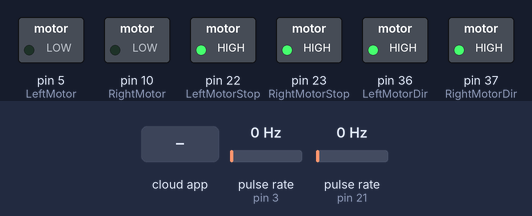
Simulated run of this sketch. Board: Arduino Mega 2560, built with avr-gcc and run on an emulated ATmega2560. On the bench: switched loads named in the sketch (green lamp = pin HIGH). Wiring (inferred from the names in the program): 2 × pulse sensor: data pin 3 / data pin 21. The inputs (shaded band) are chosen by the test bench; at power-on: pulse rate (sensors on pin 3, pin 21) 0 Hz. The ROS host is connected and sends only what is stated.

Above: at 1.2 s.
1.3 s: the phone or cloud app sets linear.x to -100
At 2.0 s:
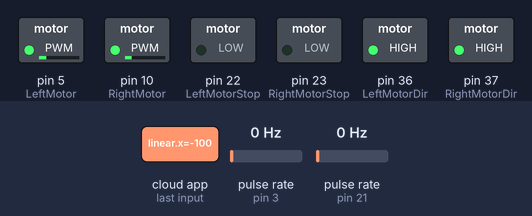
3.0 s: the phone or cloud app sets linear.x to 0
At 4.2 s:
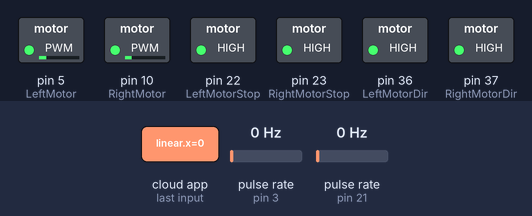
4.5 s: the phone or cloud app sets angular.z to -100
At 5.4 s:
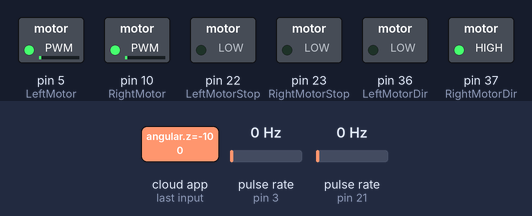
6.0 s: the phone or cloud app sets angular.z to 0
At 6.6 s:
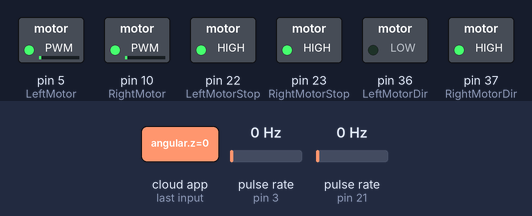
7.5 s: the phone or cloud app sets linear.x to 100
At 7.8 s:
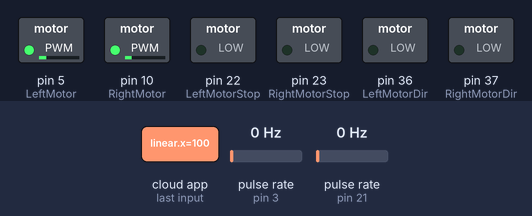
9.0 s: the phone or cloud app sets linear.x to 0
At 10.1 s:
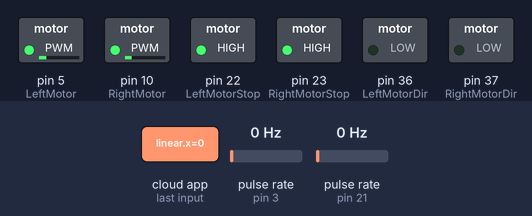
Timing chart, 0 to 11.5 s (numbered marks = the images above; inputs shaded):
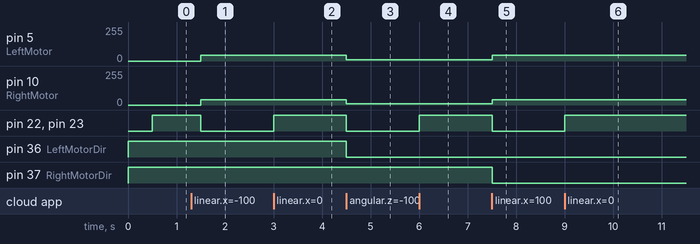

Measured:
- after the input at 1.3 s, pin 5 (LeftMotor): 0/255 → 45/255 after 0.20 s; pin 10 (RightMotor): 0/255 → 41/255 after 0.20 s; pin 22 (LeftMotorStop), pin 23 (RightMotorStop): HIGH → LOW after 0.20 s
- after the input at 3.0 s, pin 22 (LeftMotorStop), pin 23 (RightMotorStop): LOW → HIGH at once
- after the input at 4.5 s, pin 5 (LeftMotor): 45/255 → 9/255 at once; pin 10 (RightMotor): 41/255 → 8/255 at once; pin 22 (LeftMotorStop), pin 23 (RightMotorStop), pin 36 (LeftMotorDir): HIGH → LOW at once
- after the input at 6.0 s, pin 22 (LeftMotorStop), pin 23 (RightMotorStop): LOW → HIGH at once
- after the input at 7.5 s, pin 5 (LeftMotor): 9/255 → 45/255 at once; pin 10 (RightMotor): 8/255 → 41/255 at once; pin 22 (LeftMotorStop), pin 23 (RightMotorStop), pin 37 (RightMotorDir): HIGH → LOW at once
- after the input at 9.0 s, pin 22 (LeftMotorStop), pin 23 (RightMotorStop): LOW → HIGH at once

The sketch:

sero_code_suhail.ino
```cpp
#if (ARDUINO >= 100)
 #include <Arduino.h>
#else
 #include <WProgram.h>
#endif
#include <ros.h>
#include <geometry_msgs/Vector3Stamped.h>
#include <geometry_msgs/Twist.h>
#include <ros/time.h>

#include "robot_specs.h"

#define LeftMotor  5
#define LeftMotorDir  36
#define LeftMotorStop 22


#define RightMotor  10
#define RightMotorDir  37
#define RightMotorStop 23

#define LOOPTIME        100   // PID loop time(ms)
#define SMOOTH      10

#define sign(x) (x > 0) - (x < 0)

#define FORWARD 1
#define BACKWARD 2
#define STOP 0

int direcLeft=0;
int direcRight=0;


ros::NodeHandle nh;


unsigned long lastMilli = 0;       // loop timing
unsigned long lastMilliPub = 0;

long long rpm_req1 = 0;
double rpm_req2 = 0;

long long rpm_act1 = 0;
long long rpm_act2 = 0;

long long t1_l=0;

int leftEncoder=3;
int rightEncoder=21;


double rpm_req1_smoothed = 0;
double rpm_req2_smoothed = 0;

int directionLeft = FORWARD;
int directionRight = FORWARD;


int PWM_val1 = 0;
int PWM_val2 = 0;

volatile long count1 = 0;          // rev counter
volatile long count2 = 0;

long countAnt1 = 0;
long countAnt2 = 0;

//float Kp =   0.5;
//float Kd =   0;
//float Ki =   0;


int flagL=0 , flagR=0 , fl , fr;


void handle_cmd( const geometry_msgs::Twist& cmd_msg)
{
  double x = cmd_msg.linear.x;
  double z = cmd_msg.angular.z;
  if (z == 0)
  {     // go straight
    // convert m/s to rpm
    rpm_req1 = x*60/(pi*wheel_diameter);
    rpm_req2 = rpm_req1;
  }
  else if (x == 0)
  {
    // convert rad/s to rpm
    rpm_req2 = z*track_width*60/(wheel_diameter*pi*2);
    rpm_req1 = -rpm_req2;
  }
  else
  {
    rpm_req1 = x*60/(pi*wheel_diameter)-z*track_width*60/(wheel_diameter*pi*2);
    rpm_req2 = x*60/(pi*wheel_diameter)+z*track_width*60/(wheel_diameter*pi*2);
  }
}


ros::Subscriber<geometry_msgs::Twist> sub("/cmd_vel_mux/input/teleop", handle_cmd);

geometry_msgs::Vector3Stamped rpm_msg;

ros::Publisher rpm_pub("rpm", &rpm_msg);

ros::Time current_time;
ros::Time last_time;


char c;

void setup()
{
     Serial1.begin(9600);

     count1 = 0;
     count2 = 0;

     countAnt1 = 0;
     countAnt2 = 0;

     rpm_req1 = 0;
     rpm_req2 = 0;

     rpm_act1 = 0;
     rpm_act2 = 0;

     PWM_val1 = 0;
     PWM_val2 = 0;


     nh.initNode();
     nh.getHardware()->setBaud(57600);
     nh.subscribe(sub);
     nh.advertise(rpm_pub);


     pinMode(leftEncoder,INPUT);
     digitalWrite(leftEncoder,HIGH);                                              //for left encoder 3
     attachInterrupt(1, encoderLeft, FALLING);  //attach interrupt on left encoder

     pinMode(rightEncoder,INPUT);
     digitalWrite(rightEncoder,HIGH);                                             //for right encoder 21
     attachInterrupt(2, encoderRight, FALLING); //attach interrupt on right encoder


    pinMode(LeftMotor , OUTPUT);
    pinMode(LeftMotorDir , OUTPUT);
    pinMode(LeftMotorStop , OUTPUT);
    pinMode(RightMotor , OUTPUT);
    pinMode(RightMotorDir , OUTPUT);
    pinMode(RightMotorStop , OUTPUT);

    digitalWrite(LeftMotor , LOW);
    digitalWrite(LeftMotorDir , HIGH);
    digitalWrite(LeftMotorStop , LOW);
    digitalWrite(RightMotor , LOW);
    digitalWrite(RightMotorDir , HIGH);
    digitalWrite(RightMotorStop , LOW);


}

void loop()
{


//    if(Serial1.available())
//    {
//       c = Serial1.read();
//
//    }
//
//switch(c)
//      {
//      case 'f':
//               motorRun(1,FORWARD,45);
//               motorRun(2,FORWARD,41);
//               directionLeft=FORWARD;
//               directionRight=FORWARD;
//               break;
//
//      case 'b' :
//                 motorRun(1,BACKWARD,40);
//                 motorRun(2,BACKWARD,36);
//                 directionLeft=BACKWARD;
//                 directionRight=BACKWARD;
//
//                break;
//
//      case 'l' : motorRun(1,BACKWARD,25);
//                 motorRun(2,FORWARD,25);
//                 directionLeft=BACKWARD;
//                 directionRight=FORWARD;
//
//                 break;
//
//      case 'r' : motorRun(1,FORWARD,25);
//                 motorRun(2,BACKWARD,25);
//                 directionLeft=FORWARD;
//                 directionRight=BACKWARD;
//
//                 break;
//
//       case 's' : motorRun(1,STOP,1);
//                  motorRun(2,STOP,1);
//               break;
//
//
//      default : motorRun(1,STOP,0);
//               motorRun(2,STOP,0);
//               break;
//    }

  nh.spinOnce();

  unsigned long time = millis();
  if(time-lastMilli>= 500)
  {      // enter timed loop

        getMotorData(time-lastMilli);


//    PWM_val1 = updatePid(1, PWM_val1, rpm_req1, rpm_act1);
//    PWM_val2 = updatePid(2, PWM_val2, rpm_req2, rpm_act2);


    PWM_val1 =  constrain((45.0*rpm_req1)/MAX_RPM, -45, 45);
    PWM_val2 = constrain((41.0*rpm_req2)/MAX_RPM, -41, 41);


    if(PWM_val1 > 0) directionLeft = FORWARD;
    else if(PWM_val1 < 0) directionLeft = BACKWARD;
    if (rpm_req1 == 0) directionLeft = STOP;
    if(PWM_val2 > 0) directionRight = FORWARD;
    else if(PWM_val2 < 0) directionRight = BACKWARD;
    if (rpm_req2 == 0) directionRight = STOP;


    motorRun(1,directionLeft,abs(PWM_val1));
    motorRun(2,directionRight,abs(PWM_val2));

    publishRPM(time-lastMilli);
    lastMilli = time;
  }

}


void getMotorData(unsigned long time)
{
  unsigned long dt = time*30;
  long long  dcount1 = count1-countAnt1;
  long long  dcount2 = count2-countAnt2;
  rpm_act1 = (dcount1*60000)/dt;
  rpm_act2 = (dcount2*60000)/dt;
  if(directionLeft==BACKWARD)
  {
    rpm_act1=-rpm_act1;
  }

  if(directionRight==BACKWARD)
  {
    rpm_act2=-rpm_act2;
  }

  Serial1.print("LeftRPM: ");
  Serial1.print(long(rpm_act1));
  Serial1.print("\t");
  Serial1.print("RightRPM: ");
  Serial1.println(long(rpm_act2));

  countAnt1 = count1;
  countAnt2 = count2;
}


//int updatePid(int id, int command, double targetValue, double currentValue) {
//  double pidTerm = 0;                            // PID correction
//  double error = 0;
//  double new_pwm = 0;
//  double new_cmd = 0;
//  static double last_error1 = 0;
//  static double last_error2 = 0;
//  static double int_error1 = 0;
//  static double int_error2 = 0;
//
//  error = targetValue-currentValue;
//  if (id == 1) {
//    int_error1 += error;
//    pidTerm = Kp*error + Kd*(error-last_error1) + Ki*int_error1;
//    last_error1 = error;
//  }
//  else {
//    int_error2 += error;
//    pidTerm = Kp*error + Kd*(error-last_error2) + Ki*int_error2;
//    last_error2 = error;
//  }
//  new_pwm = constrain(double(command)*MAX_RPM/255.0 + pidTerm, -MAX_RPM, MAX_RPM);
//  new_cmd = 255.0*new_pwm/MAX_RPM;
//  return int(new_cmd);
//}


void motorRun(int Id , int Direction , int Speed)
{
  switch(Id)
  {
    // left motor
    case 1 : if(Direction == FORWARD)
               {
                  digitalWrite(LeftMotorStop,0);
                  analogWrite(LeftMotor , Speed);
                  digitalWrite(LeftMotorDir , 0);

                  break;
               }

              else if(Direction == BACKWARD)
               {
                  digitalWrite(LeftMotorStop,0);
                  analogWrite(LeftMotor , Speed);
                  digitalWrite(LeftMotorDir , 1);
               break;
               }

               else if(Direction == STOP)
               {
                  digitalWrite(LeftMotorStop , 1);

               break;
               }


                // Right motor
    case 2 : if(Direction == FORWARD)
               {
               digitalWrite(RightMotorStop,0);
               analogWrite(RightMotor , Speed);
               digitalWrite(RightMotorDir , 0);
               break;
               }

              else if(Direction == BACKWARD)
                {
                  digitalWrite(RightMotorStop,0);
                  analogWrite(RightMotor , Speed);
                   digitalWrite(RightMotorDir , 1);
                  break;
               }

               else if(Direction == STOP)
                {
               digitalWrite(RightMotorStop , 1);

               break;
               }

     default : break;
  }
}


void publishRPM(unsigned long time) {
  rpm_msg.header.stamp = nh.now();
  rpm_msg.vector.x = rpm_act1;
  rpm_msg.vector.y = rpm_act2;
  rpm_msg.vector.z = double(time)/1000;
  rpm_pub.publish(&rpm_msg);
  nh.spinOnce();
}


void encoderLeft()
{
    count1++;
}


void encoderRight()
{
    count2++;
}
```

robot_specs.h
```cpp
#ifndef ROBOT_SPECS_H
#define ROBOT_SPECS_H

#define encoder_pulse   2
#define gear_ratio      30
#define wheel_diameter  0.108   //m
#define wheel_width     0.021   //m
#define track_width     0.340   //m
#define MAX_RPM         140
#define pi              3.1415926
#define two_pi          6.2831853
#endif
```
